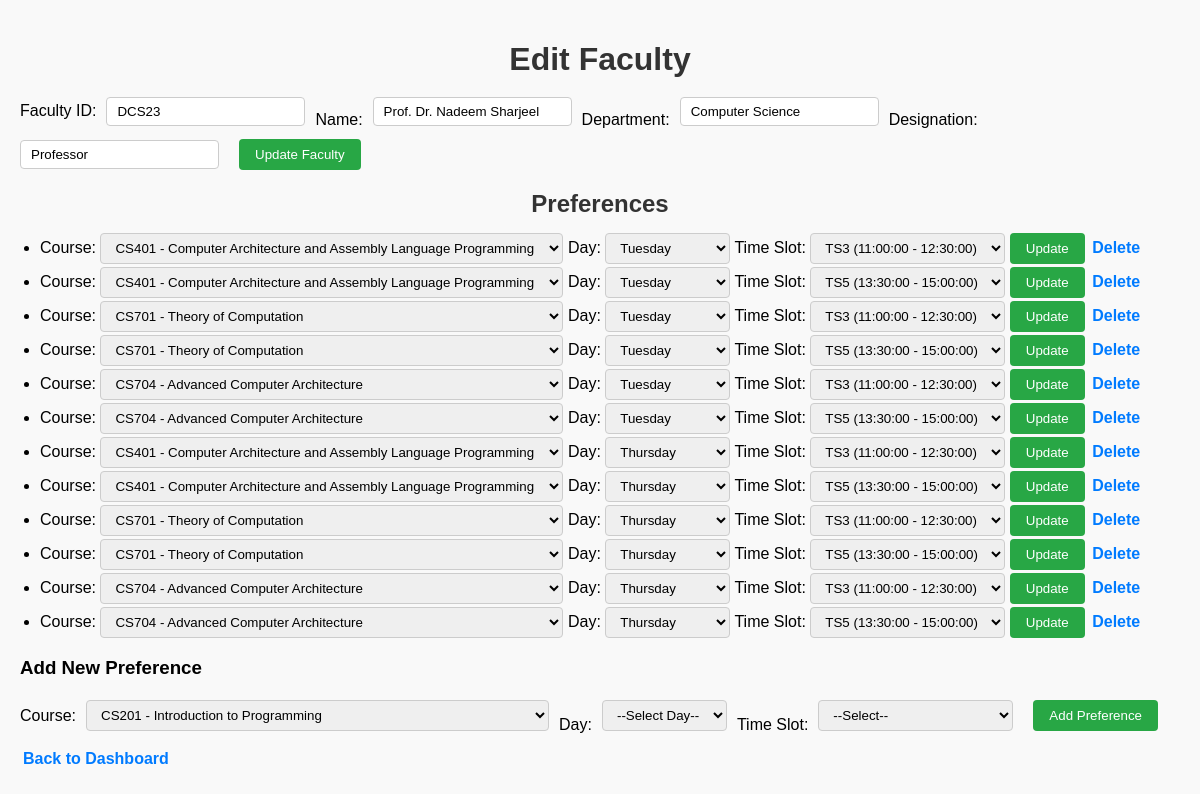
Page /editFaculty.php?id=DCS23 on the committed database.
### tables this page shows
CREATE TABLE `faculty` (
  `FacultyID` varchar(10) NOT NULL,
  `Name` varchar(100) NOT NULL,
  `Department` varchar(50) NOT NULL,
  `Designation` varchar(50) NOT NULL
);

CREATE TABLE `preferences` (
  `PrefID` int(11) NOT NULL,
  `FacultyID` varchar(10) NOT NULL,
  `CourseCode` varchar(10) NOT NULL,
  `Day` varchar(10) DEFAULT NULL,
  `TimeSlotID` varchar(5) DEFAULT NULL,
  `CreatedAt` timestamp NOT NULL DEFAULT current_timestamp()
);

CREATE TABLE `courses` (
  `CourseCode` varchar(10) NOT NULL,
  `CourseTitle` varchar(100) NOT NULL,
  `Enrollment` int(11) NOT NULL,
  `MultimediaReq` tinyint(1) DEFAULT 0,
  `InstructorAssigned` varchar(10) DEFAULT NULL
);

CREATE TABLE `timeslots` (
  `TimeSlotID` varchar(5) NOT NULL,
  `StartTime` time NOT NULL,
  `EndTime` time NOT NULL,
  `IsBreak` tinyint(1) DEFAULT 0
);

### functions.php (called while the page is built, shortened)
<?php
require_once "config.php";
function getCourses() {
    global $conn;
    $result = $conn->query("SELECT * FROM Courses");
    return $result ? $result->fetch_all(MYSQLI_ASSOC) : [];
}
function getFacultyPreferences($facultyID) {
    global $conn;
    $facultyID = $conn->real_escape_string($facultyID);
    $result = $conn->query("SELECT * FROM preferences WHERE FacultyID='$facultyID' ORDER BY PrefID");
    return $result ? $result->fetch_all(MYSQLI_ASSOC) : [];
}
?>

### editFaculty.php (the view, shortened to what this page needs)
<?php
require_once "config.php";
require_once "functions.php";
$facultyID = $_GET['id'];
$sql = "SELECT * FROM Faculty WHERE FacultyID='$facultyID'";
$result = $conn->query($sql);
$faculty = $result->fetch_assoc();
$prefs = getFacultyPreferences($facultyID);
$courses = getCourses();
$timeSlots = [];
$tsResult = $conn->query("SELECT * FROM TimeSlots WHERE IsBreak=0 ORDER BY StartTime");
while ($row = $tsResult->fetch_assoc()) $timeSlots[] = $row;
?>
<!DOCTYPE html>
<html>
<head>
	<link rel="stylesheet" href="assets/style.css?v=<?= filemtime('assets/style.css') ?>">
</head>
<body>
    <h1>Edit Faculty</h1>
    <form method="POST">
        Faculty ID: <input type="text" name="facultyID" value="<?= htmlspecialchars($faculty['FacultyID']) ?>" required><br>
        Name: <input type="text" name="name" value="<?= htmlspecialchars($faculty['Name']) ?>" required><br>
        Department: <input type="text" name="department" value="<?= htmlspecialchars($faculty['Department']) ?>" required><br>
        Designation: <input type="text" name="designation" value="<?= htmlspecialchars($faculty['Designation']) ?>" required><br>
        <button type="submit" name="updateFaculty">Update Faculty</button>
    </form>
    <h2>Preferences</h2>
    <ul>
        <?php foreach ($prefs as $p): ?>
            <li>
                <form method="POST" style="display:inline;">
                    Course:
                    <select name="courseCode" required>
                        <?php foreach ($courses as $c): ?>
                            <option value="<?= $c['CourseCode'] ?>" <?= $c['CourseCode']==$p['CourseCode']?'selected':'' ?>>
                                <?= htmlspecialchars($c['CourseCode']) ?> - <?= htmlspecialchars($c['CourseTitle']) ?>
                            </option>
                        <?php endforeach; ?>
                    </select>
                    Day:
                    <select name="day">
                        <?php foreach(['Monday','Tuesday','Wednesday','Thursday','Friday'] as $day): ?>
                            <option value="<?= $day ?>" <?= $day==$p['Day']?'selected':'' ?>><?= $day ?></option>
                        <?php endforeach; ?>
                    </select>
                    Time Slot:
                    <select name="timeSlotID">
                        <?php foreach($timeSlots as $ts): ?>
                            <option value="<?= $ts['TimeSlotID'] ?>" <?= $ts['TimeSlotID']==$p['TimeSlotID']?'selected':'' ?>>
                                <?= $ts['TimeSlotID'] ?> (<?= $ts['StartTime'] ?> - <?= $ts['EndTime'] ?>)
                            </option>
                        <?php endforeach; ?>
                    </select>
                    <button type="submit" name="editPref">Update</button>
                    <a href="editFaculty.php?id=<?= $facultyID ?>&deletePref=<?= $p['PrefID'] ?>" onclick="return confirm('Delete this preference?')">Delete</a>
                </form>
            </li>
        <?php endforeach; ?>
    </ul>
    <h3>Add New Preference</h3>
    <form method="POST">
        Course:
        <select name="courseCode" required>
            <?php foreach ($courses as $c): ?>
                <option value="<?= $c['CourseCode'] ?>"><?= htmlspecialchars($c['CourseCode']) ?> - <?= htmlspecialchars($c['CourseTitle']) ?></option>
            <?php endforeach; ?>
        </select><br>
        Day:
        <select name="day">
            <option value="">--Select Day--</option>
        </select><br>
        Time Slot:
        <select name="timeSlotID">
            <option value="">--Select--</option>
        </select><br>
        <button type="submit" name="addPref">Add Preference</button>
    </form>
    <p><a href="index.php">Back to Dashboard</a></p>
</body>
</html>

### assets/style.css (style rules this page uses)
body { font-family: Arial, sans-serif; background-color: #f9f9f9; padding: 20px; margin: 0; }
h1, h2 { text-align: center; color: #333; margin-bottom: 15px; }
form { display: flex; flex-wrap: wrap; gap: 10px; align-items: center; margin-bottom: 15px; }
form input[type="text"], form input[type="number"], form select { padding: 6px 10px; border: 1px solid #ccc; border-radius: 4px; }
form button { padding: 8px 16px; background-color: #28a745; border: none; color: #fff; cursor: pointer; border-radius: 4px; transition: background-color 0.3s; }
a { text-decoration: none; color: #007BFF; font-weight: bold; margin: 0 3px; }
ul { list-style-type: disc; padding-left: 20px; margin-top: 5px; margin-bottom: 10px; }
ul li { margin-bottom: 3px; }

### rows in the picture
faculty: facultyID "DCS23", name "Prof. Dr. Nadeem Sharjeel", department "Computer Science", designation "Professor"
preferences: courseCode "CS401 - Computer Architecture and Assembly Language Programming", day "Tuesday", timeSlotID "TS3 (11:00:00 - 12:30:00)"
preferences: courseCode "CS401 - Computer Architecture and Assembly Language Programming", day "Tuesday", timeSlotID "TS5 (13:30:00 - 15:00:00)"
preferences: courseCode "CS701 - Theory of Computation", day "Tuesday", timeSlotID "TS3 (11:00:00 - 12:30:00)"
preferences: courseCode "CS701 - Theory of Computation", day "Tuesday", timeSlotID "TS5 (13:30:00 - 15:00:00)"
preferences: courseCode "CS704 - Advanced Computer Architecture", day "Tuesday", timeSlotID "TS3 (11:00:00 - 12:30:00)"
preferences: courseCode "CS704 - Advanced Computer Architecture", day "Tuesday", timeSlotID "TS5 (13:30:00 - 15:00:00)"
preferences: courseCode "CS401 - Computer Architecture and Assembly Language Programming", day "Thursday", timeSlotID "TS3 (11:00:00 - 12:30:00)"
preferences: courseCode "CS401 - Computer Architecture and Assembly Language Programming", day "Thursday", timeSlotID "TS5 (13:30:00 - 15:00:00)"
preferences: courseCode "CS701 - Theory of Computation", day "Thursday", timeSlotID "TS3 (11:00:00 - 12:30:00)"
preferences: courseCode "CS701 - Theory of Computation", day "Thursday", timeSlotID "TS5 (13:30:00 - 15:00:00)"
preferences: courseCode "CS704 - Advanced Computer Architecture", day "Thursday", timeSlotID "TS3 (11:00:00 - 12:30:00)"
preferences: courseCode "CS704 - Advanced Computer Architecture", day "Thursday", timeSlotID "TS5 (13:30:00 - 15:00:00)"

### other values in the picture
form field courseCode "CS201 - Introduction to Programming"
